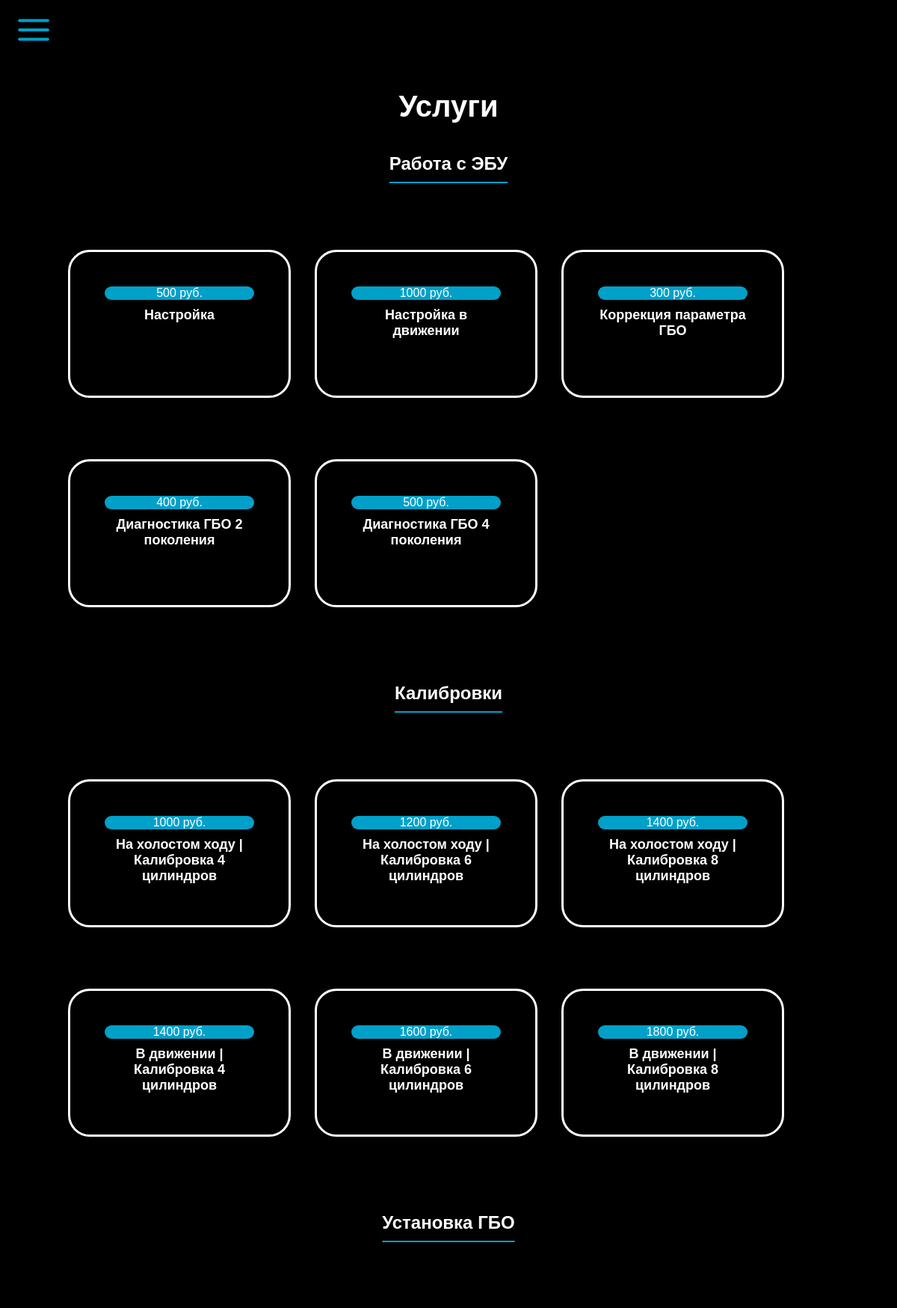
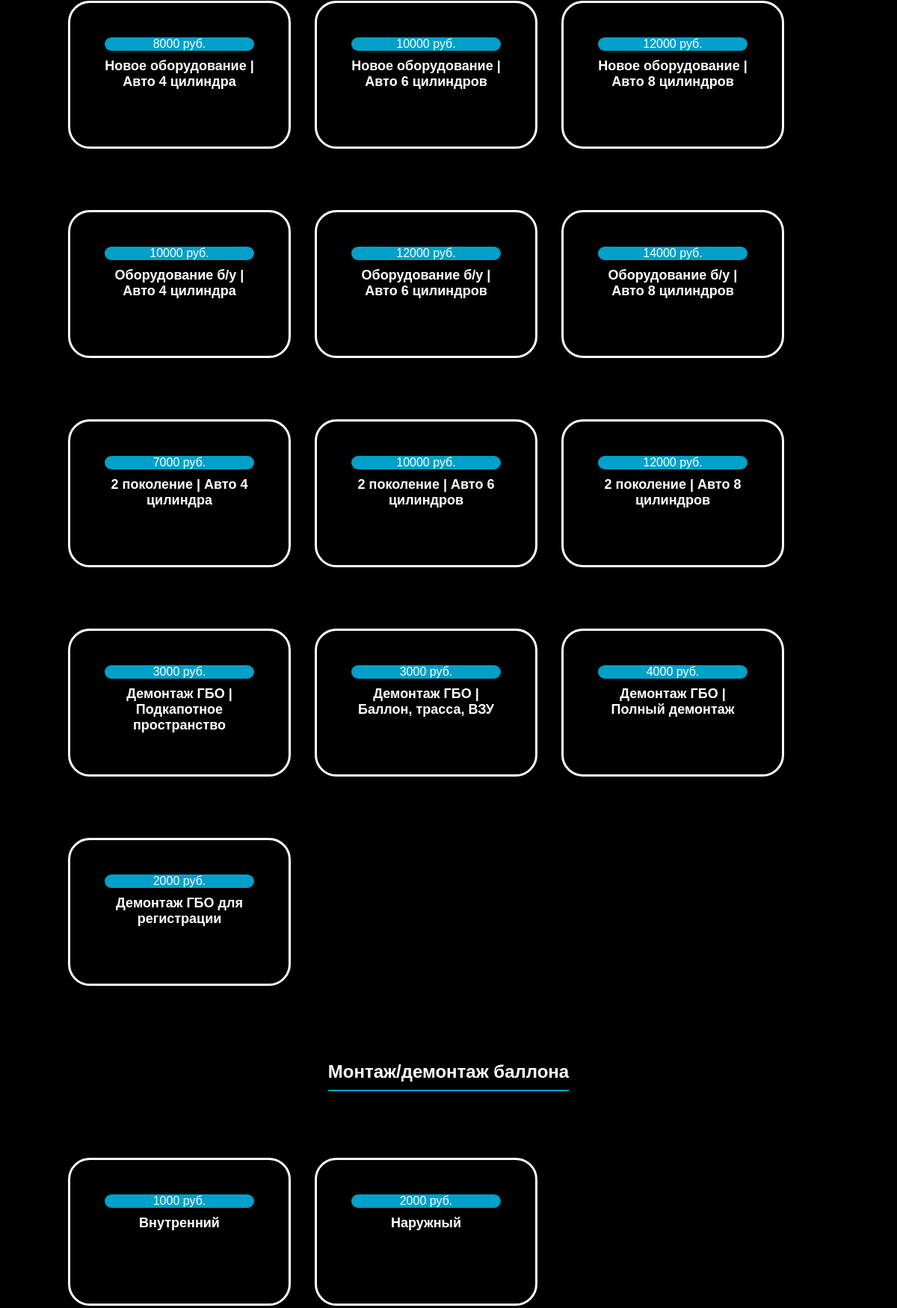
The app's page /gazyuvi/services.php (upper part) with its own data (2 pictures, top to bottom).
### tables this page shows
CREATE TABLE `services` (
  `id` int(11) NOT NULL,
  `category` varchar(255) NOT NULL,
  `name` varchar(255) NOT NULL,
  `price` decimal(10,0) NOT NULL
);

### gazyuvi/services.php (the view, shortened to what this page needs)
<!DOCTYPE html>
<html lang="ru">
<head>
    <link rel = "stylesheet" type = "text/css" href = "css/style.css">
</head>
<?php session_start();
  if (isset($_SESSION['user'])) {
    require "blocks/loginheader.php";
  }
  else if (isset($_SESSION['admin'])){
    require "blocks/adminheader.php";
  }
    else {
    require "blocks/header.php";
  };
?>
<?php
$categories = [
    'Работа с ЭБУ',
    'Калибровки',
    'Установка ГБО',
    'Монтаж/демонтаж баллона',
    'Магистральные работы',
    'Замена шлангов ГБО',
    'Монтаж/демонтаж',
    'Ремонт/замена ГБО',
    'Регистрация',
    'Техническое обслуживание',
];
$services = [];
foreach ($categories as $category) {
    $query = "SELECT * FROM `services` WHERE category = '$category'";
    $result = mysqli_query($connect, $query);
    while ($row = mysqli_fetch_array($result)) {
        $services[$category][] = $row;
    }
}
?>
<!DOCTYPE html>
<html lang="ru">
<head>
    <link rel="stylesheet" href="css/style.css">
</head>
<body class="servicesbody">
<div class="headingservice">
    <h1>Услуги</h1></div>
        <?php foreach ($categories as $category) :?>
            <h2><?= $category?></h2>
            <div class="catalog-items">
                <?php foreach ($services[$category] as $service) :?>
                    <article class="catalog-item new">
                        <div class="price"><?= $service['price']?> руб.</div>
                        <h1 class="title"><?= $service['name']?></h1>
                    </article>
                <?php endforeach;?>
            </div>
        <?php endforeach;?>
</body>
</html>

### gazyuvi/css/style.css (style rules this page uses)
body { font-family: Unbounded, 'Lucida Sans', 'Lucida Sans Regular', 'Lucida Grande', 'Lucida Sans Unicode', Geneva, Verdana, sans-serif; font-size: 2vh; margin: 0; padding: 0; }
.new { width: 100%; box-shadow: 0rem .5rem 1rem rgba(0, 0, 0, 0.25); padding: 50px; border-radius: 30px; margin-top: 5vh; margin-bottom: 4vh; background-color: white; }
.servicesbody { background-color: #000; color: white; }
.servicesbody h2 { color: white; text-align: center; padding: 5vh; text-decoration: underline; text-decoration-color: #00A0C9; text-underline-offset: 2vh; }
.catalog-items { width: 90%; margin: 20px auto; font-size: 0; }
.catalog-item { display: flex; flex-direction: column; justify-content: space-between; position: relative; align-items: center; display: inline-block; vertical-align: top; font-size: 16px; font-weight: 500; width: 300px; height: 200px; margin-left: 30px; margin-bottom: 20px; text-align: center; background-color: #000; outline:3px solid white; outline-offset:-4px; color: white; margin-bottom: 5vh; }
.catalog-item:nth-child(3n) { margin-right: 0; }
.catalog-item .title { font-size: 18px; margin-top: 10px; margin-bottom: 10px; }
.headingservice h1 { padding-top: 15vh; color: white; font-size: 5vh; display: flex; align-items: center; justify-content: center; }
.catalog-item .price { background-color: #00A0C9; border-radius: 30px; }
* { margin: 0; padding: 0; box-sizing: border-box; border: 0; }

### records on screen
services: price "500", name "Настройка"
services: price "1000", name "Настройка в движении"
services: price "300", name "Коррекция параметра ГБО"
services: price "400", name "Диагностика ГБО 2 поколения"
services: price "500", name "Диагностика ГБО 4 поколения"
services: price "1000", name "На холостом ходу | Калибровка 4 цилиндров"
services: price "1200", name "На холостом ходу | Калибровка 6 цилиндров"
services: price "1400", name "На холостом ходу | Калибровка 8 цилиндров"
services: price "1400", name "В движении | Калибровка 4 цилиндров"
services: price "1600", name "В движении | Калибровка 6 цилиндров"
services: price "1800", name "В движении | Калибровка 8 цилиндров"
services: price "8000", name "Новое оборудование | Авто 4 цилиндра"
services: price "10000", name "Новое оборудование | Авто 6 цилиндров"
services: price "12000", name "Новое оборудование | Авто 8 цилиндров"
services: price "10000", name "Оборудование б/у | Авто 4 цилиндра"
services: price "12000", name "Оборудование б/у | Авто 6 цилиндров"
services: price "14000", name "Оборудование б/у | Авто 8 цилиндров"
services: price "7000", name "2 поколение | Авто 4 цилиндра"
services: price "10000", name "2 поколение | Авто 6 цилиндров"
services: price "12000", name "2 поколение | Авто 8 цилиндров"
services: price "3000", name "Демонтаж ГБО | Подкапотное пространство"
services: price "3000", name "Демонтаж ГБО | Баллон, трасса, ВЗУ"
services: price "4000", name "Демонтаж ГБО | Полный демонтаж"
services: price "2000", name "Демонтаж ГБО для регистрации"
services: price "1000", name "Внутренний"
services: price "2000", name "Наружный"

### other values on screen
$category "Работа с ЭБУ"
$category "Калибровки"
$category "Установка ГБО"
$category "Монтаж/демонтаж баллона"
